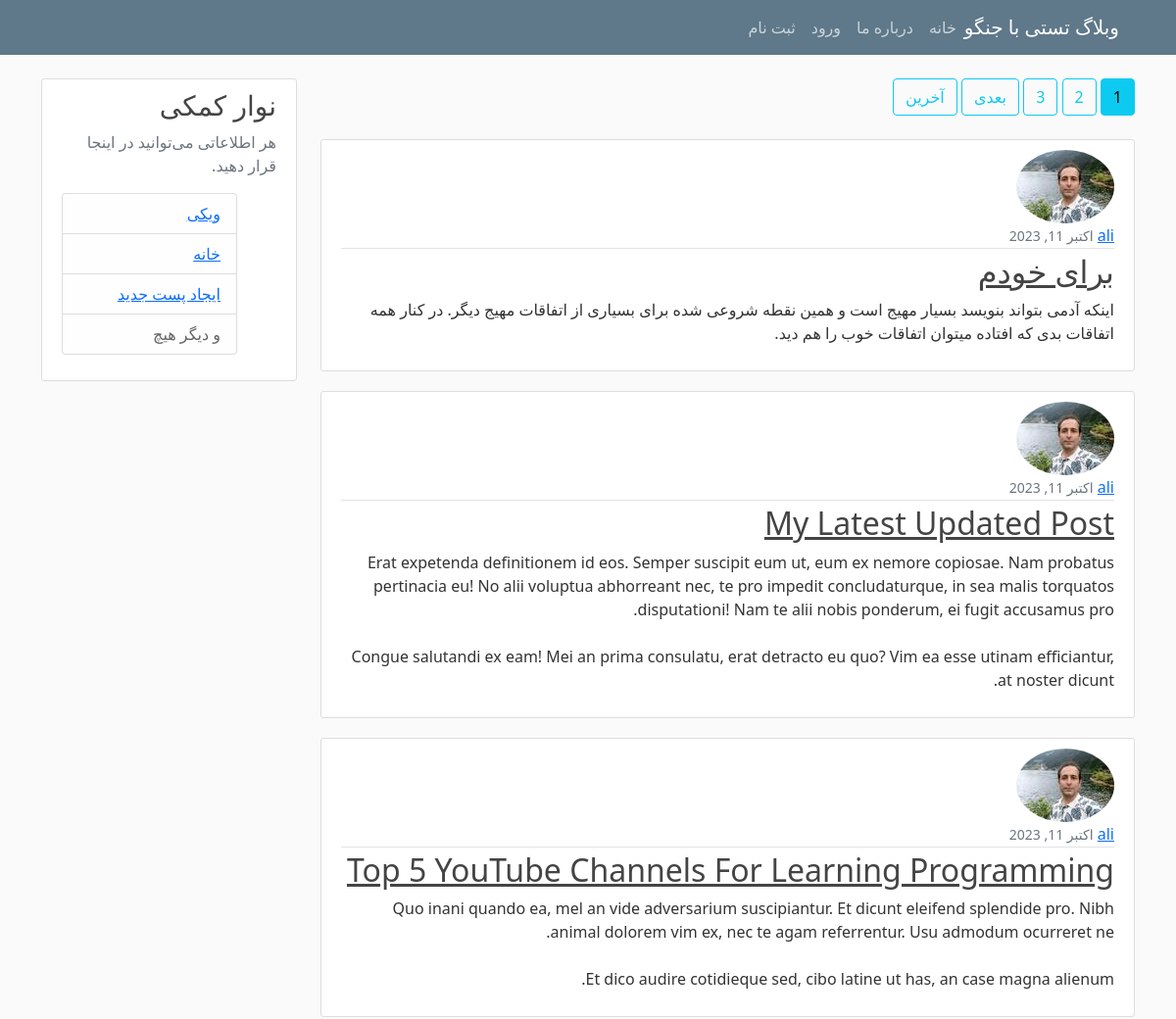
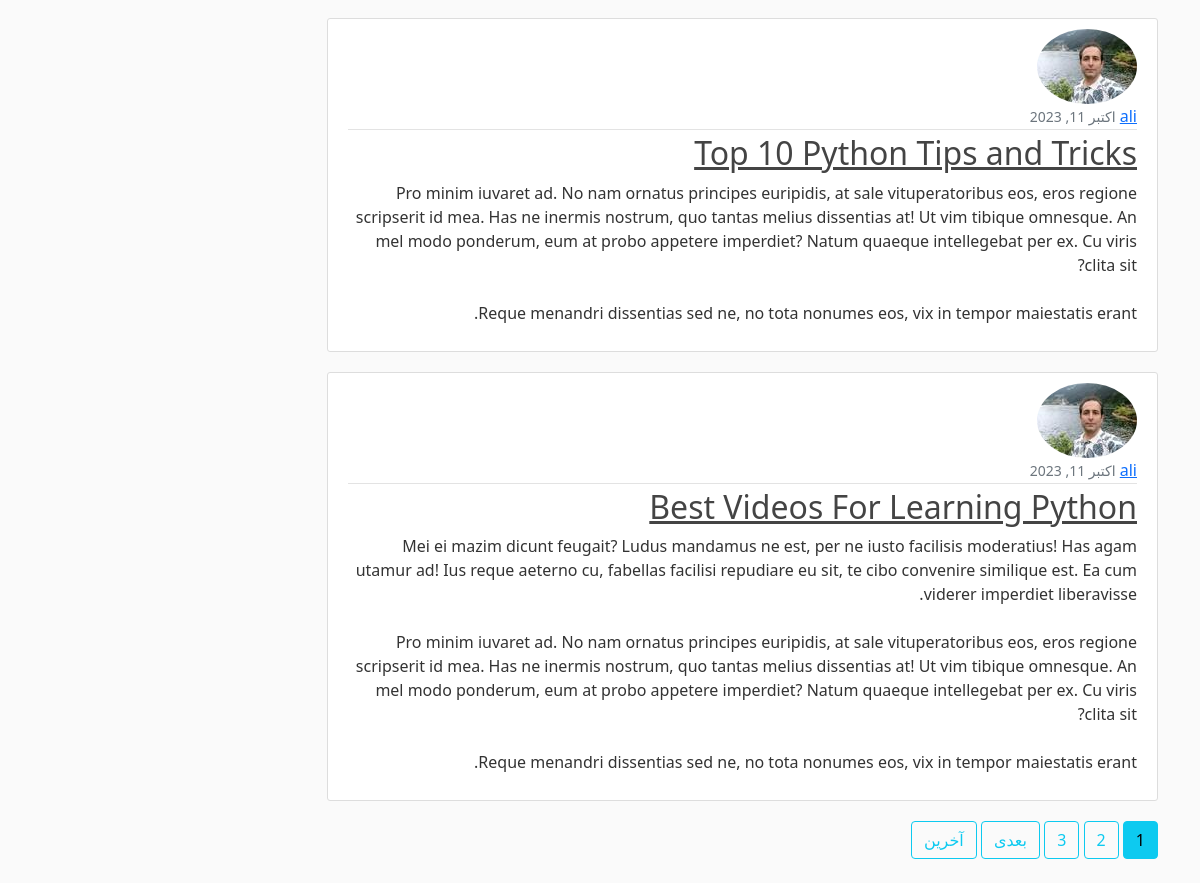
The page / on the database its author committed (2 pictures, top to bottom).
### blog/models.py (models this page shows, shortened)
class Post(models.Model):
    title = models.CharField(max_length=100)
    content = models.TextField()
    date_posted = models.DateTimeField(default=timezone.now)
    author = models.ForeignKey(User, on_delete=models.CASCADE)

### users/models.py (models this page shows, shortened)
class Profile(models.Model):
    user = models.OneToOneField(User, on_delete=models.CASCADE)
    image = models.ImageField(default='default.jpg', upload_to='profile_pics')

### blog/views.py (the view)
# urls.py: path('', PostListView.as_view(), name='blog-home'),
class PostListView(ListView):
    model = Post
    template_name = 'blog/home.html'    # '<app>/<model>_<viewtype>.html'
    context_object_name = 'posts'
    ordering = ['-date_posted']
    paginate_by = 5

### blog/templates/blog/home.html (shortened to what this page needs)
  {% extends "blog/base.html" %}
  {% block content %}
  {% if is_paginated %}
  {% for num in page_obj.paginator.page_range %}
    {% if page_obj.number == num %}
       <a class="btn btn-info mb-4 " href="?page={{ num }}">{{ num  }}</a>
    {% elif num > page_obj.number|add:'-3' and num < page_obj.number|add:'3' %}
    <a class="btn btn-outline-info mb-4 " href="?page={{ num }}">{{ num }}</a>
    {% endif%}
  {% endfor %}
  {%  if page_obj.has_next %}
    <a class="btn btn-outline-info mb-4 " href="?page={{ page_obj.next_page_number }}">بعدی</a>
    <a class="btn btn-outline-info mb-4 " href="?page={{ page_obj.paginator.num_pages}}">آخرین</a>
  {% endif %}
  {% endif %}
  {% for post in posts%}
  <article class="media content-section">
    <img  class="rounded-circle article-imag" src="{{ post.author.profile.image.url}}" alt="عکس پروفایل">
    <div class="media-body">
      <div class="article-metadata">
        <a class="mr-2" href="{% url 'user-posts' post.author.username %}">{{ post.author }}</a>
        <small class="text-muted">{{ post.date_posted|date:"F d, Y" }}</small>
      </div>
      <h2><a class="article-title" href="{% url 'post-detail' post.id %}">{{ post.title }}</a></h2>
      <p class="article-content">{{ post.content }}</p>
    </div>
  </article>
    {% endfor %}
{% if is_paginated %}
  {% for num in page_obj.paginator.page_range %}
    {% if page_obj.number == num %}
       <a class="btn btn-info mb-4 " href="?page={{ num }}">{{ num  }}</a>
    {% elif num > page_obj.number|add:'-3' and num < page_obj.number|add:'3' %}
    <a class="btn btn-outline-info mb-4 " href="?page={{ num }}">{{ num }}</a>
    {% endif%}
  {% endfor %}
  {%  if page_obj.has_next %}
    <a class="btn btn-outline-info mb-4 " href="?page={{ page_obj.next_page_number }}">بعدی</a>
    <a class="btn btn-outline-info mb-4 " href="?page={{ page_obj.paginator.num_pages}}">آخرین</a>
  {% endif %}
{% endif %}
{% endblock content %}

### blog/templates/blog/base.html (shortened to what this page needs)
{% load static %}
<!DOCTYPE html>
<html lang="fa" dir="rtl">
<head>
    <link href="https://cdn.jsdelivr.net/npm/bootstrap@5.1.3/dist/css/bootstrap.min.css" rel="stylesheet">
<link rel="stylesheet" type="text/css" href= "{% static 'blog/main.css' %}">
</head>
<header class="site-header">
    <nav class="navbar navbar-expand-md navbar-dark bg-steel fixed-top">
      <div class="container">
        <a class="navbar-brand mr-4" href="{% url 'blog-home' %}">وبلاگ تستی با جنگو</a>
        <div class="collapse navbar-collapse" id="navbarToggle">
          <div class="navbar-nav mr-auto">
            <a class="nav-item nav-link" href="{% url 'blog-home' %}">خانه</a>
            <a class="nav-item nav-link" href="{% url 'blog-about' %}">درباره ما</a>
          </div>
          <div class="navbar-nav">
            {%  if user.is_authenticated %}
            <a class="nav-item nav-link" href="{% url 'post-create' %}"> پست جدید</a>
            <a class="nav-item nav-link" href="{% url 'profile' %}">پروفایل</a>
            <a class="nav-item nav-link" href="{% url 'logout' %}">خروج</a>
            {% else  %}
            <a class="nav-item nav-link" href="{% url 'login' %}">ورود</a>
            <a class="nav-item nav-link" href="{% url 'register' %}">ثبت نام</a>
            {%  endif %}
          </div>
        </div>
      </div>
    </nav>
  </header>
<body>
    <main role="main" class="container">
        <div class="row">
          <div class="col-md-9">
            {% block content %}{% endblock %}
          </div>
          <div class="col-md-3">
            <div class="content-section">
              <h3>نوار کمکی</h3>
              <p class='text-muted'>هر اطلاعاتی می‌توانید در اینجا قرار دهید.
                <ul class="list-group">
                  <li class="list-group-item list-group-item-light"><a href="/wiki">ویکی</a></li>
                  <li class="list-group-item list-group-item-light"> <a href="{% url 'blog-home' %}">خانه</a> </li>
                  <li class="list-group-item list-group-item-light"><a href="{% url 'post-create' %}">ایجاد پست جدید</a></li>
                  <li class="list-group-item list-group-item-light">و دیگر هیچ</li>
                </ul>
              </p>
            </div>
          </div>
        </div>
      </main>
</body>
</html>

### blog/static/blog/main.css (style rules this page uses)
body { background: #fafafa; color: #333333; margin-top: 5rem; }
h1, h2, h3, h4, h5, h6 { color: #444444; }
ul { margin: 0; }
.bg-steel { background-color: #5f788a; }
.site-header .navbar-nav .nav-link { color: #cbd5db; }
.content-section { background: #ffffff; padding: 10px 20px; border: 1px solid #dddddd; border-radius: 3px; margin-bottom: 20px; }
.article-title { color: #444444; }
.article-content { white-space: pre-line; }
.article-metadata { padding-bottom: 1px; margin-bottom: 4px; border-bottom: 1px solid #e3e3e3 }

### rows shown on the page
Post: author.profile.image (picture), author "ali", date_posted "اکتبر 11, 2023", title "برای خودم", content "اینکه آدمی بتواند بنویسد بسیار مهیج است و همین نقطه شروعی شده برای بسیاری از اتفاقات مهیج دیگر. در کنار همه اتفاقات بدی که افتاده میتوان اتفاقات خوب را هم دید."
Post: author.profile.image (picture), author "ali", date_posted "اکتبر 11, 2023", title "My Latest Updated Post", content "Erat expetenda definitionem id eos. Semper suscipit eum ut, eum ex nemore copiosae. Nam probatus pertinacia eu! No alii voluptua abhorreant nec, te pro impedit concludaturque, in sea malis torquatos disputationi! Nam te alii nobis ponderum, ei fugit accusamus pro. Congue salutandi ex eam! Mei an prima consulatu, erat detracto eu quo? Vim ea esse utinam efficiantur, at noster dicunt."
Post: author.profile.image (picture), author "ali", date_posted "اکتبر 11, 2023", title "Top 5 YouTube Channels For Learning Programming", content "Quo inani quando ea, mel an vide adversarium suscipiantur. Et dicunt eleifend splendide pro. Nibh animal dolorem vim ex, nec te agam referrentur. Usu admodum ocurreret ne. Et dico audire cotidieque sed, cibo latine ut has, an case magna alienum."
Post: author.profile.image (picture), author "ali", date_posted "اکتبر 11, 2023", title "Top 10 Python Tips and Tricks", content "Pro minim iuvaret ad. No nam ornatus principes euripidis, at sale vituperatoribus eos, eros regione scripserit id mea. Has ne inermis nostrum, quo tantas melius dissentias at! Ut vim tibique omnesque. An mel modo ponderum, eum at probo appetere imperdiet? Natum quaeque intellegebat per ex. Cu viris clita sit? Reque menandri dissentias sed ne, no tota nonumes eos, vix in tempor maiestatis erant."
Post: author.profile.image (picture), author "ali", date_posted "اکتبر 11, 2023", title "Best Videos For Learning Python", content "Mei ei mazim dicunt feugait? Ludus mandamus ne est, per ne iusto facilisis moderatius! Has agam utamur ad! Ius reque aeterno cu, fabellas facilisi repudiare eu sit, te cibo convenire similique est. Ea cum viderer imperdiet liberavisse. Pro minim iuvaret ad. No nam ornatus principes euripidis, at sale vituperatoribus eos, eros regione scripserit id mea. Has ne inermis nostrum, quo tantas melius dissentias at! Ut vim tibique omnesque. An mel modo ponderum, eum at probo appetere imperdiet? Natum quaeque intellegebat per ex. Cu viris clita sit? Reque menandri dissentias sed ne, no tota nonumes eos, vix in tempor maiestatis erant."

### other values the page prints
{{ num }} "1"
{{ num }} "2" "3"
